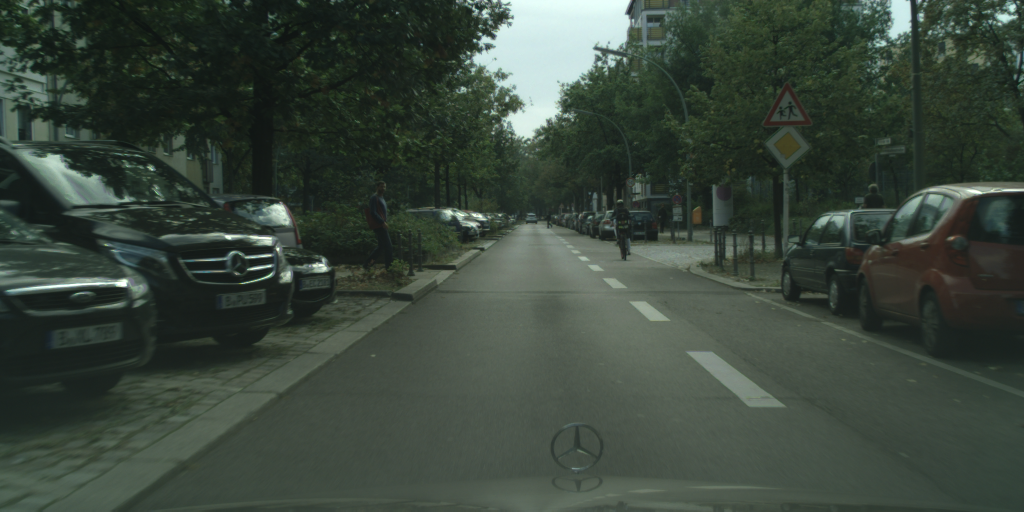
#> input picture ASM_Fog_Generator/HQ/2.png, 2048 x 1024 px, given in place of HQ, which was not available (shown at 1/2 size)
$ python rainstreak_generation.py --input_dir ASM_Fog_Generator/HQ
#> lines starting #> are read from the running program, lines starting #| are printed output that depends on the picture; pictures that were not available may be replaced by others from this repository, and a replacement may not be noted
import cv2
import numpy as np
import glob
import os
import argparse
import random

def get_noise(img, value=10):

    noise = np.random.uniform(0, 256, img.shape[0:2])
    v = value * 0.01
    noise[np.where(noise < (256 - v))] = 0

    k = np.array([[0, 0.1, 0],
                  [0.1, 8, 0.1],
                  [0, 0.1, 0]])

    noise = cv2.filter2D(noise, -1, k)

    return noise


def rain_blur(noise, length=10, angle=0, w=1):
    trans = cv2.getRotationMatrix2D((length / 2, length / 2), angle - 45, 1 - length / 100.0)
    dig = np.diag(np.ones(length))
    k = cv2.warpAffine(dig, trans, (length, length))
    k = cv2.GaussianBlur(k, (w, w), 0)

    blurred = cv2.filter2D(noise, -1, k)
    cv2.normalize(blurred, blurred, 0, 255, cv2.NORM_MINMAX)
    blurred = np.array(blurred, dtype=np.uint8)

    return blurred


def alpha_rain(rain, img, img_name, out_dir, beta=0.8):
    rain = np.expand_dims(rain, 2)

    rain_result = img.copy()
    rain = np.array(rain, dtype=np.float32)
    rain_result[:, :, 0] = rain_result[:, :, 0] * (255 - rain[:, :, 0]) / 255.0 + beta * rain[:, :, 0]
    rain_result[:, :, 1] = rain_result[:, :, 1] * (255 - rain[:, :, 0]) / 255 + beta * rain[:, :, 0]
    rain_result[:, :, 2] = rain_result[:, :, 2] * (255 - rain[:, :, 0]) / 255 + beta * rain[:, :, 0]

    cv2.imwrite(os.path.join(out_dir, os.path.basename(img_name)), rain_result)


def add_rain(rain, img, img_name, out_dir, alpha=0.9):
    rain = np.expand_dims(rain,2)
    rain = np.repeat(rain,3,2)
    rain_result = cv2.addWeighted(img,alpha,rain,1-alpha,1)
    cv2.imwrite(os.path.join(out_dir, os.path.basename(img_name)), rain_result)


def process(img_name, out_dir, noise, rain_len, rain_angle, rain_thickness, alpha):
#> called with img_name = 'ASM_Fog_Generator/HQ', out_dir = './output', noise = 398, rain_len = 33, rain_angle = -8, rain_thickness = 5, alpha = 0.9
    img = cv2.imread(img_name)
#> img is the input picture: shape (1024, 2048, 3); mean B, G, R 59.9, 69.9, 58.3
    noise = get_noise(img, value=noise)
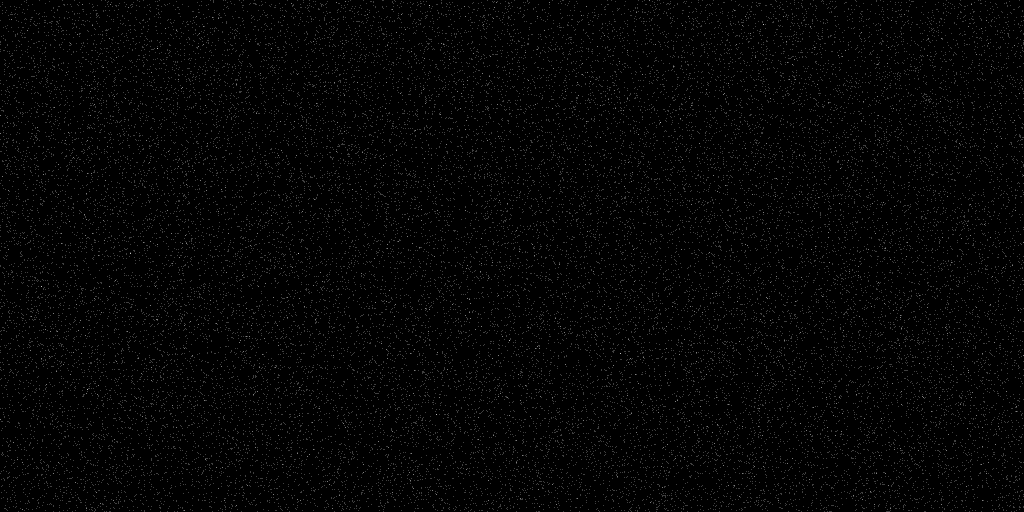
#> noise: shape (1024, 2048) float64 (shown at 1/2 size); min 0, max 2098.2, mean 33.1; drawn with min black and max white
    rain = rain_blur(noise, length=rain_len, angle=rain_angle, w=rain_thickness)
#> in rain_blur, `blurred = cv2.filter2D(noise, -1, k)`:
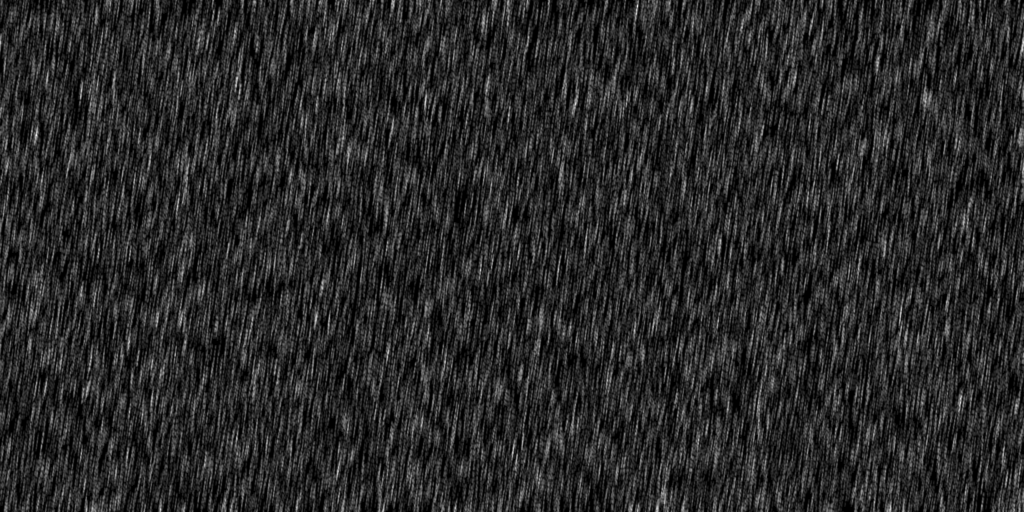
#> blurred: shape (1024, 2048) float64 (shown at 1/2 size); min -6.25e-13, max 3023, mean 484.7; drawn with min black and max white
    alpha_rain(rain, img, img_name, out_dir, beta=alpha)
#> in alpha_rain, `rain_result[:, :, 0] = rain_result[:, :, 0] * (255 - rain[:, :, 0]) / ..`:
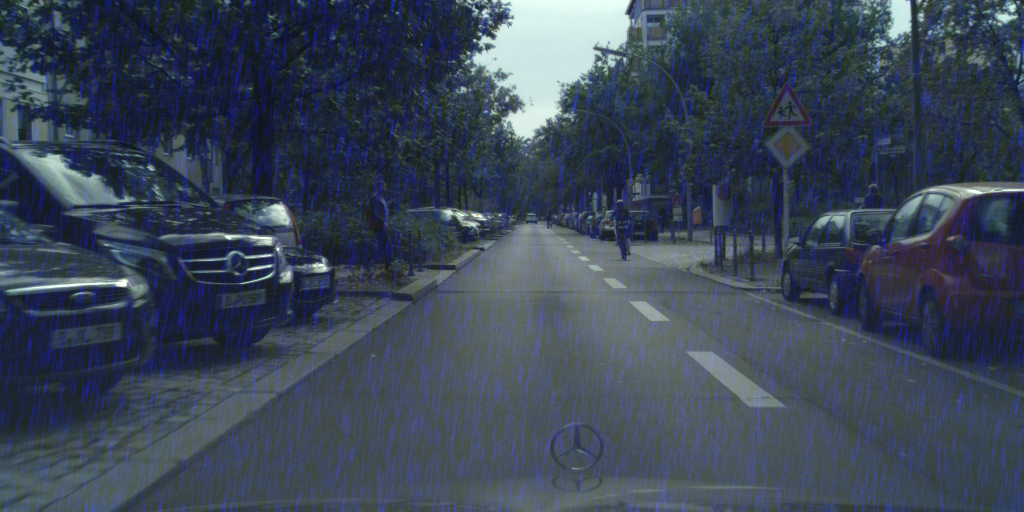
#> rain_result: shape (1024, 2048, 3) (shown at 1/2 size); mean B, G, R 86.3, 69.9, 58.3
#> in alpha_rain, `rain_result[:, :, 1] = rain_result[:, :, 1] * (255 - rain[:, :, 0]) / ..`:
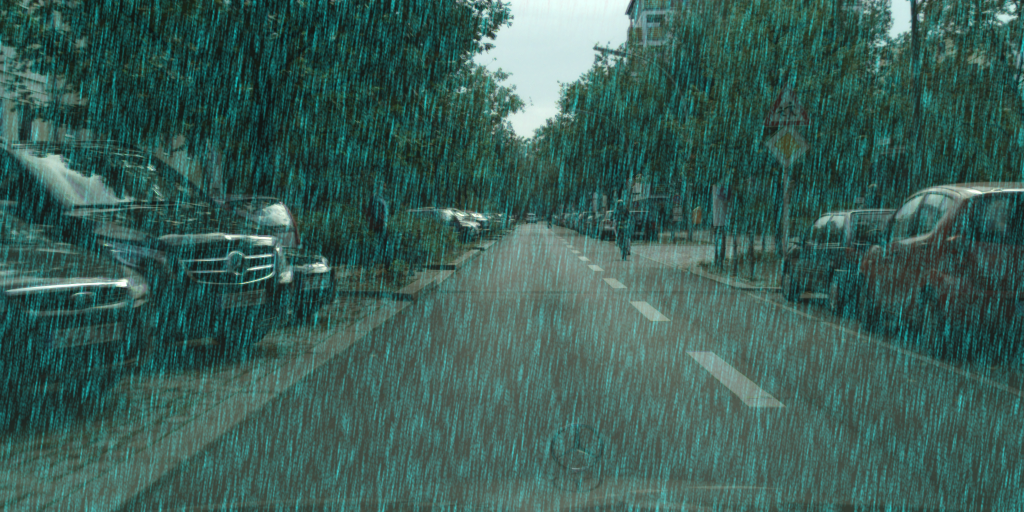
#> rain_result: shape (1024, 2048, 3) (shown at 1/2 size); mean B, G, R 86.3, 94.8, 58.3
#> in alpha_rain, `rain_result[:, :, 2] = rain_result[:, :, 2] * (255 - rain[:, :, 0]) / ..`:
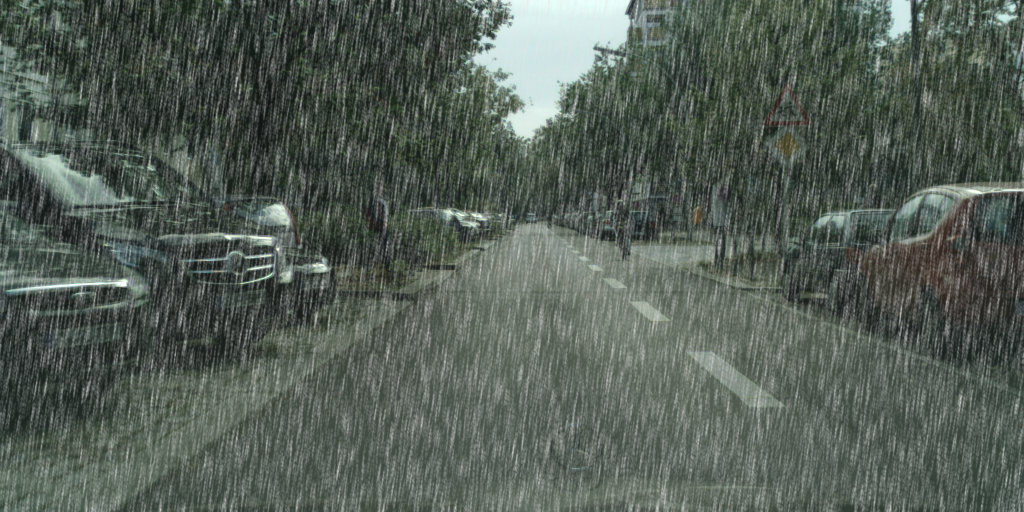
#> rain_result: shape (1024, 2048, 3) (shown at 1/2 size); mean B, G, R 86.3, 94.8, 85


if __name__ == '__main__':
    parser = argparse.ArgumentParser(description="dataset")

    parser.add_argument("--input_dir", type=str, default='./input/*.png')
    parser.add_argument("--output_dir", type=str, default='./output')
    parser.add_argument("--rain_thickness", type=int, default=5) #3,5,7
    parser.add_argument("--alpha", type=float, default=0.9) #0.9

    config = parser.parse_args()

    for file in glob.glob(config.input_dir):
        process(img_name = file,
                out_dir = config.output_dir,
                noise = random.randint(300, 500),#100,150,200,250,300
                rain_len = random.randint(20, 40),#20,30,40
                rain_angle = random.randint(-10, 40),#-40,-30,-20,-10,0,10,20,30,40
                rain_thickness = config.rain_thickness,
                alpha = config.alpha
                )
